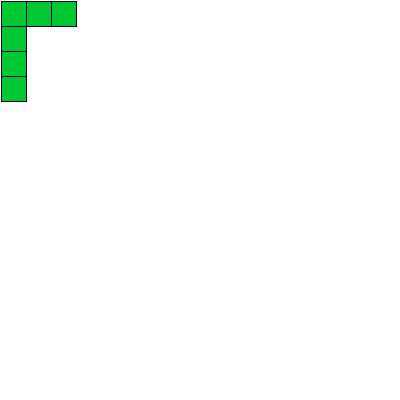
Frame 1 (no input)
Frame 60 (the mouse pressed at the canvas centre just before this capture): identical to frame 1, image omitted
Frame 120 (the mouse held since frame 60 and released just before this capture): identical to frame 1, image omitted

The Processing sketch that drew this single still picture (run headless with seeded random() and noise(); from frame 60 on, the mouse is pressed at the canvas centre):

// Processing sketch: processing_147300
// ── processing_147300.pde

Block squares;


void setup(){
  
  
  background(255);
  size(400,400);
  background(255);
  smooth();

squares=new Block();

}
void draw(){
 
squares.update();
squares.display();  
  
 }



class Block{
  
float xpos;
float ypos;
float sizx;
float sizy;

  Block(){
    xpos = 1;
    ypos = 1;
    sizx = 25;
    sizy = 25;
  }


void update(){
  
xpos+=0;
ypos+=0;



}


void display(){
  
 
//green blocks 

fill(0,200,50);
   
rect(xpos,ypos,sizx,sizy);

rect(xpos+sizx,ypos,sizx,sizy);

rect(xpos+(sizx*2),ypos,sizx,sizy);

rect(xpos,ypos+sizy,sizx,sizy);

rect(xpos,ypos+(sizy*2),sizx,sizy);

rect(xpos,ypos+(sizy*3),sizx,sizy);
}



}
